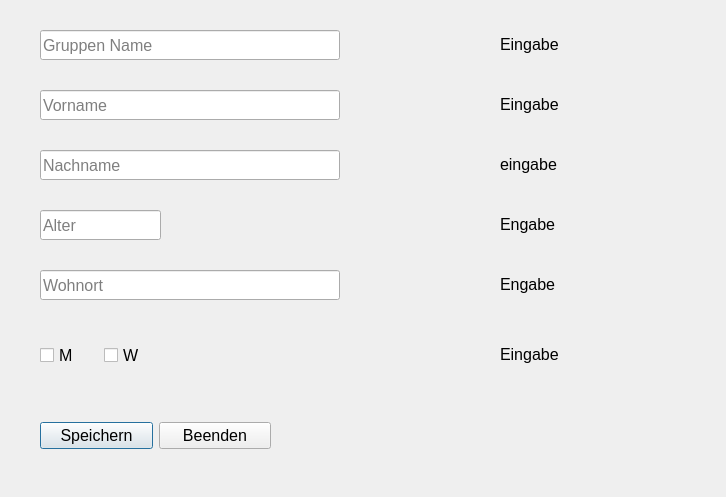
<?xml version="1.0" encoding="UTF-8"?>
<ui version="4.0">
 <class>Eingabe</class>
 <widget class="QDialog" name="Eingabe">
  <property name="geometry">
   <rect>
    <x>0</x>
    <y>0</y>
    <width>726</width>
    <height>497</height>
   </rect>
  </property>
  <property name="windowTitle">
   <string>Dialog</string>
  </property>
  <widget class="QLabel" name="lbl_2">
   <property name="enabled">
    <bool>true</bool>
   </property>
   <property name="geometry">
    <rect>
     <x>500</x>
     <y>90</y>
     <width>130</width>
     <height>30</height>
    </rect>
   </property>
   <property name="font">
    <font>
     <pointsize>12</pointsize>
    </font>
   </property>
   <property name="frameShape">
    <enum>QFrame::NoFrame</enum>
   </property>
   <property name="text">
    <string>&lt;!DOCTYPE HTML PUBLIC &quot;-//W3C//DTD HTML 4.0//EN&quot; &quot;http://www.w3.org/TR/REC-html40/strict.dtd&quot;&gt;
&lt;html&gt;&lt;head&gt;&lt;meta name=&quot;qrichtext&quot; content=&quot;1&quot; /&gt;&lt;style type=&quot;text/css&quot;&gt;
p, li { white-space: pre-wrap; }
&lt;/style&gt;&lt;/head&gt;&lt;body style=&quot; font-family:'MS Shell Dlg 2'; font-size:12pt; font-weight:400; font-style:normal;&quot;&gt;
&lt;p style=&quot; margin-top:0px; margin-bottom:0px; margin-left:0px; margin-right:0px; -qt-block-indent:0; text-indent:0px;&quot;&gt;Eingabe&lt;/p&gt;&lt;/body&gt;&lt;/html&gt;</string>
   </property>
   <property name="wordWrap">
    <bool>false</bool>
   </property>
  </widget>
  <widget class="QLabel" name="lbl_3">
   <property name="geometry">
    <rect>
     <x>500</x>
     <y>150</y>
     <width>130</width>
     <height>30</height>
    </rect>
   </property>
   <property name="font">
    <font>
     <pointsize>12</pointsize>
    </font>
   </property>
   <property name="frameShape">
    <enum>QFrame::NoFrame</enum>
   </property>
   <property name="text">
    <string>&lt;html&gt;&lt;head/&gt;&lt;body&gt;&lt;p&gt;eingabe&lt;/p&gt;&lt;/body&gt;&lt;/html&gt;</string>
   </property>
  </widget>
  <widget class="QLineEdit" name="line_vname">
   <property name="geometry">
    <rect>
     <x>40</x>
     <y>90</y>
     <width>300</width>
     <height>30</height>
    </rect>
   </property>
   <property name="font">
    <font>
     <pointsize>12</pointsize>
    </font>
   </property>
   <property name="placeholderText">
    <string>Vorname</string>
   </property>
  </widget>
  <widget class="QWidget" name="layoutWidget">
   <property name="geometry">
    <rect>
     <x>40</x>
     <y>420</y>
     <width>231</width>
     <height>31</height>
    </rect>
   </property>
   <layout class="QHBoxLayout" name="horizontalLayout_2">
    <item>
     <widget class="QPushButton" name="btn_speichern">
      <property name="font">
       <font>
        <pointsize>12</pointsize>
       </font>
      </property>
      <property name="text">
       <string>Speichern</string>
      </property>
     </widget>
    </item>
    <item>
     <widget class="QPushButton" name="btn_beenden">
      <property name="font">
       <font>
        <pointsize>12</pointsize>
       </font>
      </property>
      <property name="text">
       <string>Beenden</string>
      </property>
     </widget>
    </item>
   </layout>
  </widget>
  <widget class="QLineEdit" name="line_nname">
   <property name="geometry">
    <rect>
     <x>40</x>
     <y>150</y>
     <width>300</width>
     <height>30</height>
    </rect>
   </property>
   <property name="font">
    <font>
     <pointsize>12</pointsize>
    </font>
   </property>
   <property name="placeholderText">
    <string>Nachname</string>
   </property>
  </widget>
  <widget class="QLabel" name="lbl_6">
   <property name="geometry">
    <rect>
     <x>500</x>
     <y>340</y>
     <width>130</width>
     <height>30</height>
    </rect>
   </property>
   <property name="font">
    <font>
     <pointsize>12</pointsize>
    </font>
   </property>
   <property name="frameShape">
    <enum>QFrame::NoFrame</enum>
   </property>
   <property name="text">
    <string>&lt;html&gt;&lt;head/&gt;&lt;body&gt;&lt;p&gt;Eingabe&lt;/p&gt;&lt;/body&gt;&lt;/html&gt;</string>
   </property>
  </widget>
  <widget class="QLabel" name="lbl_5">
   <property name="geometry">
    <rect>
     <x>500</x>
     <y>270</y>
     <width>130</width>
     <height>30</height>
    </rect>
   </property>
   <property name="font">
    <font>
     <pointsize>12</pointsize>
    </font>
   </property>
   <property name="frameShape">
    <enum>QFrame::NoFrame</enum>
   </property>
   <property name="text">
    <string>&lt;html&gt;&lt;head/&gt;&lt;body&gt;&lt;p&gt;Engabe&lt;/p&gt;&lt;/body&gt;&lt;/html&gt;</string>
   </property>
  </widget>
  <widget class="QWidget" name="layoutWidget_2">
   <property name="geometry">
    <rect>
     <x>40</x>
     <y>340</y>
     <width>121</width>
     <height>31</height>
    </rect>
   </property>
   <layout class="QHBoxLayout" name="horizontalLayout">
    <item>
     <widget class="QCheckBox" name="checkBox_m">
      <property name="font">
       <font>
        <pointsize>12</pointsize>
       </font>
      </property>
      <property name="text">
       <string>M</string>
      </property>
      <property name="autoExclusive">
       <bool>true</bool>
      </property>
     </widget>
    </item>
    <item>
     <widget class="QCheckBox" name="checkBox_w">
      <property name="font">
       <font>
        <pointsize>12</pointsize>
       </font>
      </property>
      <property name="text">
       <string>W</string>
      </property>
      <property name="autoExclusive">
       <bool>true</bool>
      </property>
     </widget>
    </item>
   </layout>
  </widget>
  <widget class="QLineEdit" name="line_alter">
   <property name="geometry">
    <rect>
     <x>40</x>
     <y>210</y>
     <width>121</width>
     <height>30</height>
    </rect>
   </property>
   <property name="font">
    <font>
     <pointsize>12</pointsize>
    </font>
   </property>
   <property name="placeholderText">
    <string>Alter</string>
   </property>
  </widget>
  <widget class="QLabel" name="lbl_4">
   <property name="geometry">
    <rect>
     <x>500</x>
     <y>210</y>
     <width>130</width>
     <height>30</height>
    </rect>
   </property>
   <property name="font">
    <font>
     <pointsize>12</pointsize>
    </font>
   </property>
   <property name="frameShape">
    <enum>QFrame::NoFrame</enum>
   </property>
   <property name="text">
    <string>&lt;html&gt;&lt;head/&gt;&lt;body&gt;&lt;p&gt;Engabe&lt;/p&gt;&lt;/body&gt;&lt;/html&gt;</string>
   </property>
  </widget>
  <widget class="QLineEdit" name="line_gname">
   <property name="geometry">
    <rect>
     <x>40</x>
     <y>30</y>
     <width>300</width>
     <height>30</height>
    </rect>
   </property>
   <property name="font">
    <font>
     <pointsize>12</pointsize>
    </font>
   </property>
   <property name="placeholderText">
    <string>Gruppen Name</string>
   </property>
  </widget>
  <widget class="QLabel" name="lbl_1">
   <property name="enabled">
    <bool>true</bool>
   </property>
   <property name="geometry">
    <rect>
     <x>500</x>
     <y>30</y>
     <width>130</width>
     <height>30</height>
    </rect>
   </property>
   <property name="font">
    <font>
     <pointsize>12</pointsize>
    </font>
   </property>
   <property name="frameShape">
    <enum>QFrame::NoFrame</enum>
   </property>
   <property name="text">
    <string>&lt;!DOCTYPE HTML PUBLIC &quot;-//W3C//DTD HTML 4.0//EN&quot; &quot;http://www.w3.org/TR/REC-html40/strict.dtd&quot;&gt;
&lt;html&gt;&lt;head&gt;&lt;meta name=&quot;qrichtext&quot; content=&quot;1&quot; /&gt;&lt;style type=&quot;text/css&quot;&gt;
p, li { white-space: pre-wrap; }
&lt;/style&gt;&lt;/head&gt;&lt;body style=&quot; font-family:'MS Shell Dlg 2'; font-size:12pt; font-weight:400; font-style:normal;&quot;&gt;
&lt;p style=&quot; margin-top:0px; margin-bottom:0px; margin-left:0px; margin-right:0px; -qt-block-indent:0; text-indent:0px;&quot;&gt;Eingabe&lt;/p&gt;&lt;/body&gt;&lt;/html&gt;</string>
   </property>
   <property name="wordWrap">
    <bool>false</bool>
   </property>
  </widget>
  <widget class="QLineEdit" name="line_wohn">
   <property name="geometry">
    <rect>
     <x>40</x>
     <y>270</y>
     <width>300</width>
     <height>30</height>
    </rect>
   </property>
   <property name="font">
    <font>
     <pointsize>12</pointsize>
    </font>
   </property>
   <property name="placeholderText">
    <string>Wohnort</string>
   </property>
  </widget>
 </widget>
 <resources/>
 <connections/>
</ui>
